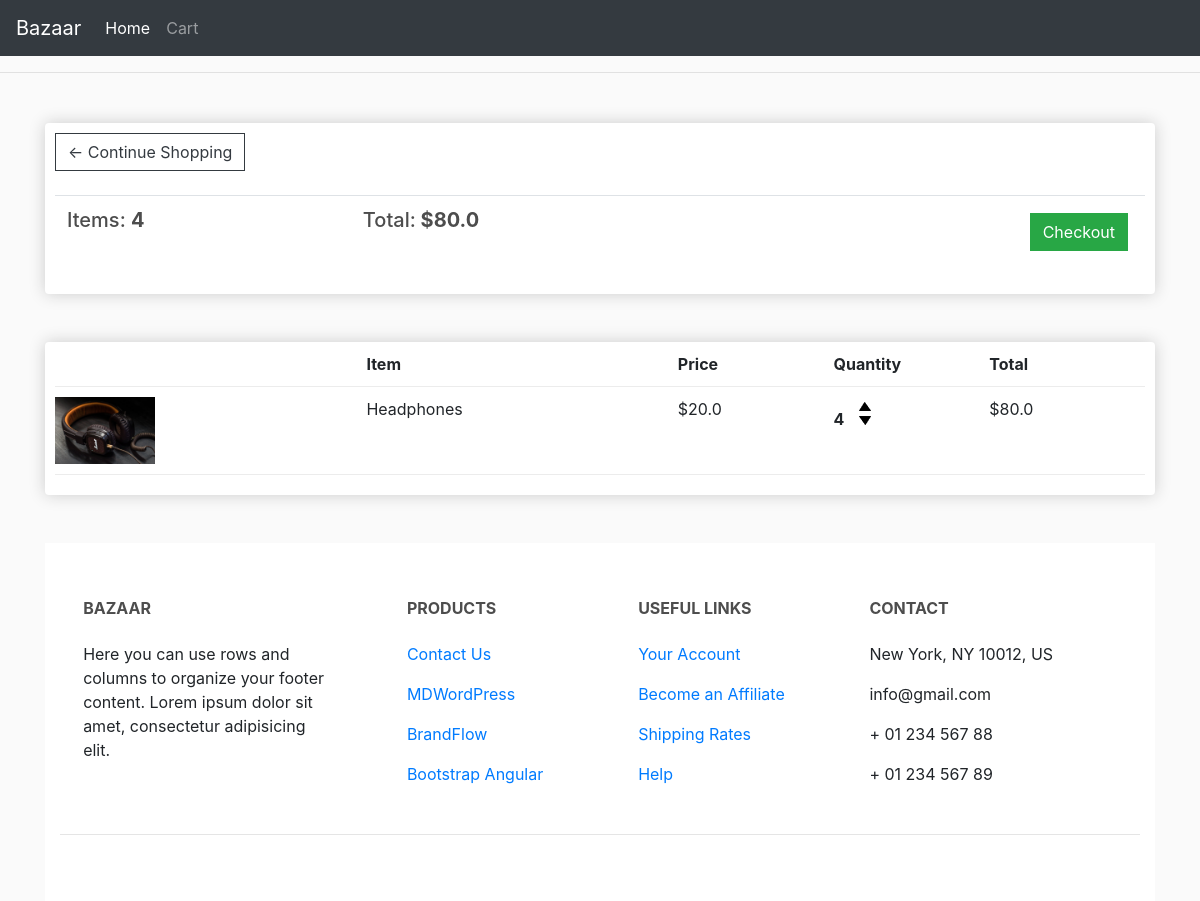
Page /cart/ on the committed database.
### store/models.py (models this page shows, shortened)
class Order(models.Model):
	customer = models.ForeignKey(Customer,on_delete=models.SET_NULL,null=True,blank=True)
	date_ordered = models.DateTimeField(auto_now_add=True)
	complete = models.BooleanField(default=False)
	transaction_id = models.CharField(max_length=20,null=True)
	@property
	def get_cart_total(self):
		orderitems = self.orderitem_set.all()
		total = sum([item.get_total for item in orderitems])
		return total
	@property
	def get_cart_items(self):
		orderitems = self.orderitem_set.all()
		total = sum([item.quantity for item in orderitems])
		return total

class OrderItem(models.Model):
	product = models.ForeignKey(Product,on_delete=models.SET_NULL,null=True)
	order = models.ForeignKey(Order,on_delete=models.SET_NULL,null=True)
	quantity = models.IntegerField(default=0,null=True,blank=True)
	dae_added = models.DateTimeField(auto_now_add=True)
	@property
	def get_total(self):
		total = self.product.price * self.quantity
		return total

class Product(models.Model):
	name = models.CharField(max_length=200)
	price = models.FloatField()
	image = models.ImageField(null=True,blank=True)
	@property
	def imageUrl(self):
		try:
			url = self.image.url
		except:
			url = ''
		return url

### store/views.py (the view)
# urls.py: path('cart/',views.cart,name='cart'),
def cart(request):
	order_items = OrderItem.objects.all()
	order,Created = Order.objects.get_or_create(complete=False)
	context = {'order_items':order_items,'order':order}
	return render(request,'store/cart.html',context)

### store/templates/store/cart.html
{% extends 'store/main.html' %}
{% load static %}
{% block content %}
     <div class="row">
	<div class="col-lg-12">
	<div class="box-element">
		<a  class="btn btn-outline-dark" href="{% url 'store' %}">&#x2190; Continue Shopping</a>
		<br>
		<br>
		<table class="table">
			<tr>
				<th><h5>Items: <strong>{{order.get_cart_items}}</strong></h5></th>
				<th><h5>Total:<strong> ${{order.get_cart_total}}</strong></h5></th>
				<th>
					<a  style="float:right; margin:5px;" class="btn btn-success" href="{% url 'checkout' %}">Checkout</a>
				</th>
			</tr>
		</table>
	</div>
<br><br>
	<div class="box-element">
	<div class="cart-row">
		<div style="flex:2"></div>
		<div style="flex:2"><strong>Item</strong></div>
		<div style="flex:1"><strong>Price</strong></div>
		<div style="flex:1"><strong>Quantity</strong></div>
		<div style="flex:1"><strong>Total</strong></div>
	</div>
	{% for item in order_items %}
	<div class="cart-row">
		<div style="flex:2"><img class="row-image" src="{{item.product.imageUrl}}"></div>
		<div style="flex:2"><p>{{item.product.name}}</p></div>
		<div style="flex:1"><p>${{item.product.price}}</p></div>
		<div style="flex:1">
			<p class="quantity">{{item.quantity}}</p>
			<div class="quantity">
				<img class="chg-quantity" src="{% static  'images/arrow-up.png' %}">
				<img class="chg-quantity" src="{% static  'images/arrow-down.png' %}">
			</div>
		</div>
		<div style="flex:1"><p>${{item.get_total}}</p></div>
	</div>
	{% endfor %}
	</div>
</div>
{% endblock content %}

### static/css/main.css (style rules this page uses)
body { background-color: hsl(0, 0%, 98%); }
h1,h2,h3,h4,h5,h6 { color:hsl(0, 0%, 30%); }
.box-element { box-shadow:hsl(0, 0%, 80%) 0 0 16px; background-color: #fff; border-radius: 4px; padding: 10px; }
.col-lg-4, .col-lg-6, .col-lg-8, .col-lg-12 { margin-top: 10px; }
.btn { border-radius: 0; }
.row-image { width: 100px; }
.cart-row { display: flex; align-items: flex-stretch; padding-bottom: 10px; margin-bottom: 10px; border-bottom: 1px solid #ececec; }
.quantity { display: inline-block; font-weight: 700; padding-right:10px; }
.chg-quantity { width: 12px; cursor: pointer; display: block; margin-top: 5px; transition:.1s; }

### rows in the picture
Order: get_cart_items "4", get_cart_total "80.0"
OrderItem: product.imageUrl (picture), product.name "Headphones", product.price "20.0", quantity "4", get_total "80.0"
